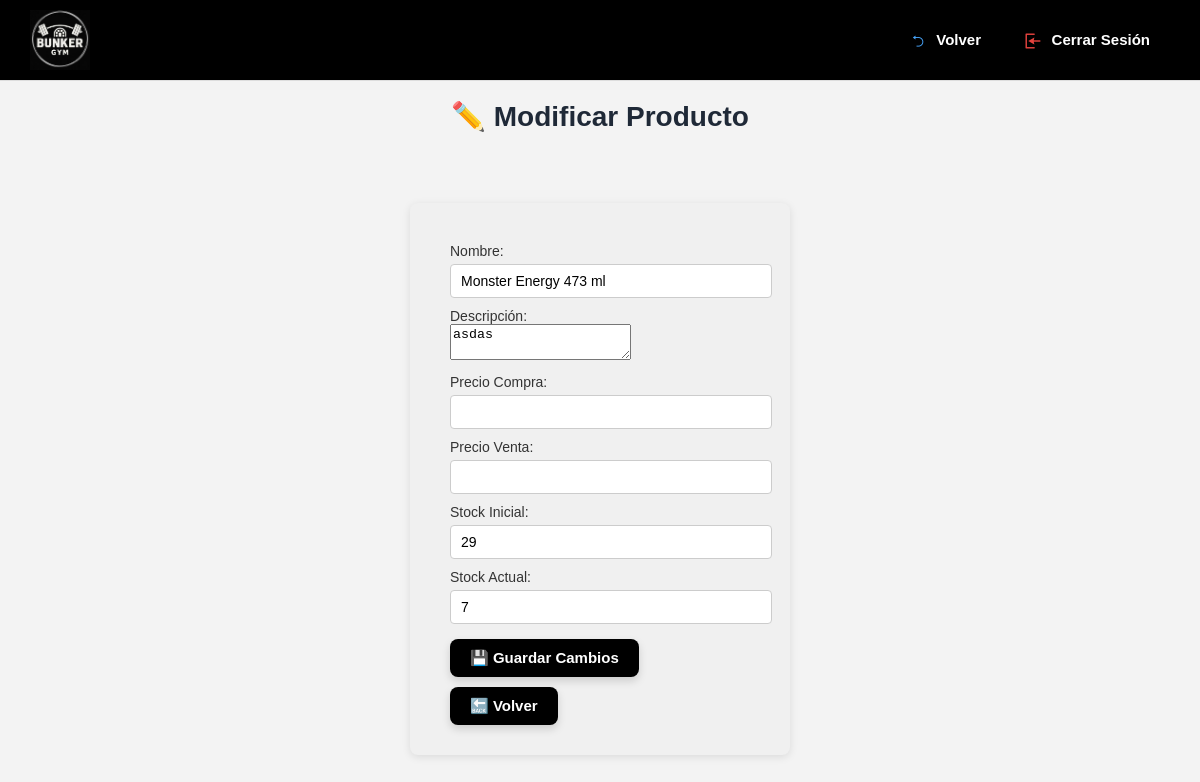
The app's page /editar_producto/6/ (signed in) with its own data.
### core/models.py (models this page shows, shortened)
class Producto(models.Model):
    nombre = models.CharField(max_length=100)
    descripcion = models.TextField(blank=True)
    precio_compra = models.DecimalField(max_digits=10, decimal_places=2)
    precio_venta = models.DecimalField(max_digits=10, decimal_places=2)
    stock = models.PositiveIntegerField(default=0)
    stock_inicial = models.PositiveIntegerField(null=True, blank=True)

### core/views.py (the view)
    def wrapper(request, *args, **kwargs):
        admin_id = request.session.get('admin_id')
        if not admin_id:
            return redirect('login')
        try:
            request.admin = Admin.objects.get(id=admin_id)
        except Admin.DoesNotExist:
            return redirect('login')
        return view_func(request, *args, **kwargs)

### core/views.py (called while the page is built, shortened)
def admin_required(view_func):
    def wrapper(request, *args, **kwargs):
        admin_id = request.session.get('admin_id')
        if not admin_id:
            return redirect('login')
        try:
            request.admin = Admin.objects.get(id=admin_id)
        except Admin.DoesNotExist:
            return redirect('login')
        return view_func(request, *args, **kwargs)
    return wrapper

@admin_required
def editar_producto(request, producto_id):
    producto = get_object_or_404(Producto, id=producto_id)
    return render(request, 'core/editar_producto.html', {'producto': producto})

### core/templates/core/editar_producto.html (shortened to what this page needs)
{% extends 'core/home.html' %}
{% load static %}
{% block content %}
<h1 class="titulo-vista-producto">✏️ Modificar Producto</h1>
<div class="form-container">
    <form method="POST" class="formulario">
        <label>Nombre:</label>
        <input type="text" name="nombre" value="{{ producto.nombre }}" >
        <label>Descripción:</label>
        <textarea name="descripcion">{{ producto.descripcion }}</textarea>
        <label>Precio Compra:</label>
        <input type="number" name="precio_compra" step="0.01" value="{{ producto.precio_compra }}" >
        <label>Precio Venta:</label>
        <input type="number" name="precio_venta" step="0.01" value="{{ producto.precio_venta }}" >
        <label>Stock Inicial:</label>
        <input type="number" name="stock_inicial" value="{{ producto.stock_inicial }}" >
        <label>Stock Actual:</label>
        <input type="number" name="stock" value="{{ producto.stock }}" >
     <button type="submit" class="btn-global" style=" margin-top: 15px;  margin-bottom: 10px;">💾 Guardar Cambios</button>
<a href="{% url 'productos' %}" class="btn-global">🔙 Volver</a>
    </form>
</div>
{% endblock %}

### core/static/core/css/styles.css (style rules this page uses)
body { margin: 0; font-family: Arial, sans-serif; background-color: #f3f3f3; }
.btn-global { background-color: #000; color: white; padding: 10px 20px; border: none; border-radius: 8px; font-weight: bold; font-size: 15px; cursor: pointer; text-decoration: none; transition: background-color 0.3s ease, transform 0.2s ease; display: inline-block; box-shadow: 0 4px 8px rgba(0, 0, 0, 0.15); }
.form-container { display: flex; justify-content: center; align-items: center; padding: 50px 0; }
.formulario { background-color: #f0f0f0; padding: 30px 40px; border-radius: 8px; width: 300px; box-shadow: 0 2px 8px rgba(0, 0, 0, 0.1); margin-top: 110px; }
.formulario label { display: block; margin-top: 10px; font-size: 14px; color: #333; }
.formulario input, .formulario select { width: 100%; padding: 8px 10px; margin-top: 5px; border: 1px solid #ccc; border-radius: 4px; font-size: 14px; }
.form-container { display: flex; justify-content: center; align-items: center; height: 60vh; }
.titulo-vista-producto { font-size: 1.75rem; font-weight: bold; color: #1f2937; margin-bottom: 1px; text-align: center; }

### records on screen
Producto: nombre "Monster Energy 473 ml", descripcion "asdas", stock_inicial "29", stock "7"
